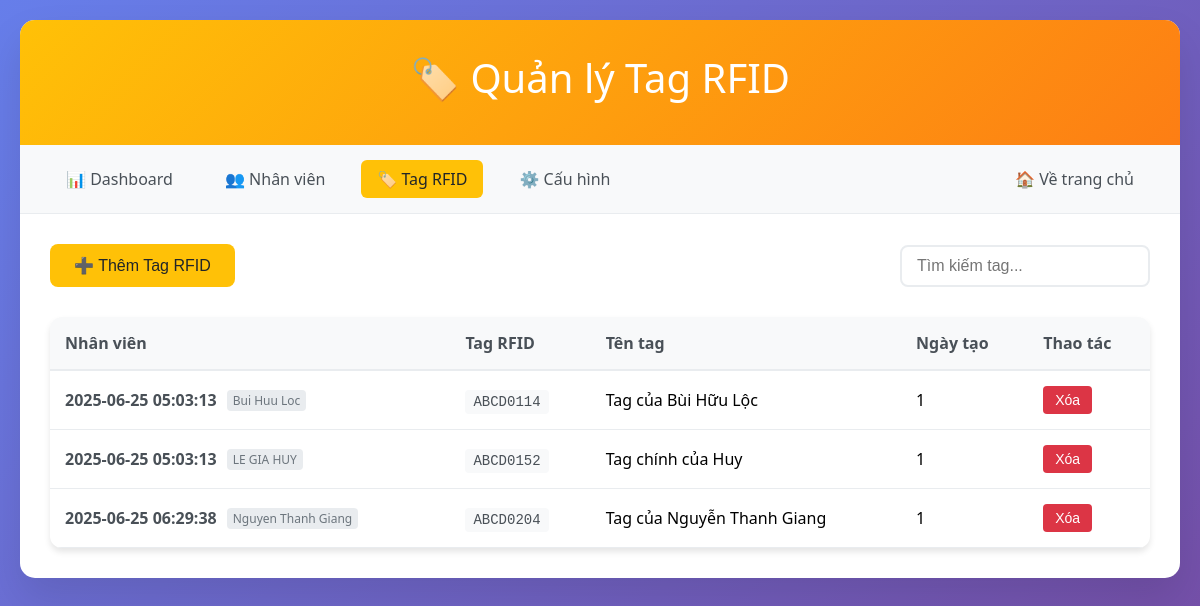
Before: /admin/tags with the older database file.
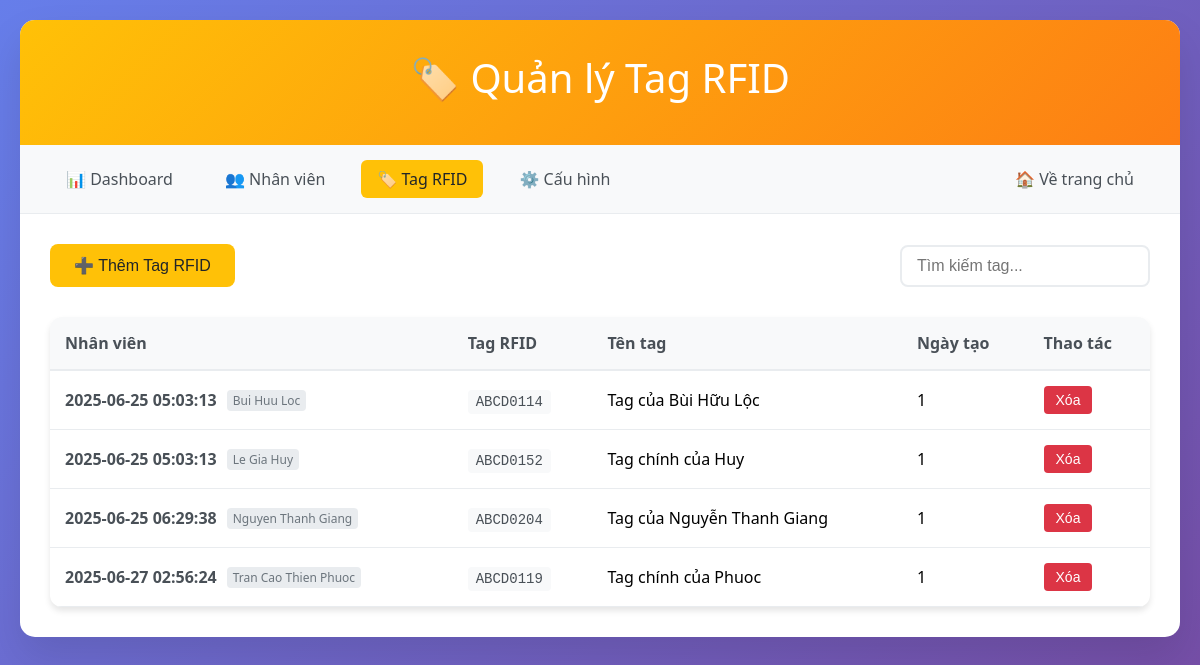
After: the same page with the newer database file.
### tables this page shows
CREATE TABLE employee_tags (
            id INTEGER PRIMARY KEY AUTOINCREMENT,
            employee_id INTEGER NOT NULL,
            rfid_uid TEXT UNIQUE NOT NULL,
            tag_name TEXT,
            is_active BOOLEAN DEFAULT 1,
            created_at TEXT DEFAULT CURRENT_TIMESTAMP,
            FOREIGN KEY (employee_id) REFERENCES employees (id) ON DELETE CASCADE
        );

CREATE TABLE employees (
            id INTEGER PRIMARY KEY AUTOINCREMENT,
            name TEXT NOT NULL,
            employee_code TEXT UNIQUE,
            department TEXT,
            position TEXT,
            email TEXT,
            phone TEXT,
            is_active BOOLEAN DEFAULT 1,
            created_at TEXT DEFAULT CURRENT_TIMESTAMP,
            updated_at TEXT DEFAULT CURRENT_TIMESTAMP
        );

### app.py (the view)
@app.route('/admin/tags')
def admin_tags():
    conn = sqlite3.connect('checkins.db')
    tags = conn.execute('''
        SELECT et.*, e.name as employee_name, e.employee_code
        FROM employee_tags et
        JOIN employees e ON et.employee_id = e.id
        WHERE et.is_active = 1 AND e.is_active = 1
        ORDER BY e.name, et.rfid_uid
    ''').fetchall()
    employees = conn.execute('''
        SELECT id, name, employee_code
        FROM employees
        WHERE is_active = 1
        ORDER BY name
    ''').fetchall()
    conn.close()
    return render_template('admin/tags.html', tags=tags, employees=employees)

### templates/admin/tags.html (shortened to what this page needs)
<!DOCTYPE html>
<html lang="vi">
  <head>
  </head>
  <body>
    <div class="container">
      <div class="header">
        <h1>🏷️ Quản lý Tag RFID</h1>
      </div>
      <div class="nav">
        <a href="/admin">📊 Dashboard</a>
        <a href="/admin/employees">👥 Nhân viên</a>
        <a href="/admin/tags" class="active">🏷️ Tag RFID</a>
        <a href="/admin/config">⚙️ Cấu hình</a>
        <a href="/" style="margin-left: auto">🏠 Về trang chủ</a>
      </div>
      <div class="content">
        <div class="toolbar">
          <button class="add-btn" onclick="openAddModal()">
            ➕ Thêm Tag RFID
          </button>
          <div class="search-box">
            <input
              type="text"
              class="search-input"
              placeholder="Tìm kiếm tag..."
              onkeyup="filterTags()"
            />
          </div>
        </div>
        <table class="tags-table">
          <thead>
            <tr>
              <th>Nhân viên</th>
              <th>Tag RFID</th>
              <th>Tên tag</th>
              <th>Ngày tạo</th>
              <th>Thao tác</th>
            </tr>
          </thead>
          <tbody id="tags-tbody">
            {% for tag in tags %}
            <tr data-tag-id="{{ tag[0] }}">
              <td>
                <div class="employee-info">
                  <span class="employee-name">{{ tag[5] }}</span>
                  <span class="employee-code">{{ tag[6] }}</span>
                </div>
              </td>
              <td><span class="rfid-uid">{{ tag[2] }}</span></td>
              <td>{{ tag[3] or 'Không có tên' }}</td>
              <td>{{ tag[4] }}</td>
              <td>
                <div class="action-buttons">
                  <button
                    class="btn-delete"
                    onclick="deleteTag('{{ tag[0] }}')"
                  >
                    Xóa
                  </button>
                </div>
              </td>
            </tr>
            {% endfor %}
          </tbody>
        </table>
      </div>
    </div>
  </body>
</html>

Changed rows visible on the page:
changed through a linked row, employee_tags "Tag chính của Huy": name "LE GIA HUY" → "Le Gia Huy"
added employee_tags: created_at "2025-06-27 02:56:24", name "Tran Cao Thien Phuoc", rfid_uid "ABCD0119", tag_name "Tag chính của Phuoc", is_active "1"
